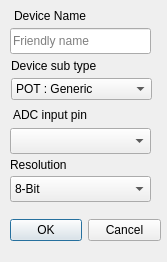
<?xml version="1.0" encoding="UTF-8"?>
<ui version="4.0">
 <class>Dialog_config_adc</class>
 <widget class="QDialog" name="Dialog_config_adc">
  <property name="geometry">
   <rect>
    <x>0</x>
    <y>0</y>
    <width>167</width>
    <height>262</height>
   </rect>
  </property>
  <property name="windowTitle">
   <string>Dialog</string>
  </property>
  <property name="windowIcon">
   <iconset resource="ezlopi.qrc">
    <normaloff>:/res/icon.png</normaloff>:/res/icon.png</iconset>
  </property>
  <widget class="QDialogButtonBox" name="buttonBox">
   <property name="geometry">
    <rect>
     <x>10</x>
     <y>210</y>
     <width>151</width>
     <height>41</height>
    </rect>
   </property>
   <property name="orientation">
    <enum>Qt::Horizontal</enum>
   </property>
   <property name="standardButtons">
    <set>QDialogButtonBox::Cancel|QDialogButtonBox::Ok</set>
   </property>
  </widget>
  <widget class="QLineEdit" name="lineEdit_device_name">
   <property name="geometry">
    <rect>
     <x>10</x>
     <y>28</y>
     <width>141</width>
     <height>26</height>
    </rect>
   </property>
   <property name="placeholderText">
    <string>Friendly name</string>
   </property>
  </widget>
  <widget class="QComboBox" name="comboBox_ADC_subtype">
   <property name="geometry">
    <rect>
     <x>11</x>
     <y>78</y>
     <width>141</width>
     <height>22</height>
    </rect>
   </property>
   <item>
    <property name="text">
     <string>POT : Generic</string>
    </property>
   </item>
  </widget>
  <widget class="QLabel" name="label_device_name">
   <property name="geometry">
    <rect>
     <x>14</x>
     <y>6</y>
     <width>121</width>
     <height>20</height>
    </rect>
   </property>
   <property name="text">
    <string>Device Name</string>
   </property>
  </widget>
  <widget class="QLabel" name="label_adc_gpio">
   <property name="geometry">
    <rect>
     <x>13</x>
     <y>105</y>
     <width>121</width>
     <height>20</height>
    </rect>
   </property>
   <property name="text">
    <string>ADC input pin</string>
   </property>
  </widget>
  <widget class="QLabel" name="label_adc_resolution">
   <property name="geometry">
    <rect>
     <x>10</x>
     <y>155</y>
     <width>101</width>
     <height>20</height>
    </rect>
   </property>
   <property name="text">
    <string>Resolution</string>
   </property>
  </widget>
  <widget class="QComboBox" name="comboBox_adc_gpio">
   <property name="geometry">
    <rect>
     <x>10</x>
     <y>128</y>
     <width>141</width>
     <height>26</height>
    </rect>
   </property>
  </widget>
  <widget class="QLabel" name="label_device_sub_type">
   <property name="geometry">
    <rect>
     <x>11</x>
     <y>58</y>
     <width>121</width>
     <height>16</height>
    </rect>
   </property>
   <property name="text">
    <string>Device sub type</string>
   </property>
  </widget>
  <widget class="QComboBox" name="comboBox_adc_resolution">
   <property name="geometry">
    <rect>
     <x>10</x>
     <y>176</y>
     <width>141</width>
     <height>26</height>
    </rect>
   </property>
   <item>
    <property name="text">
     <string>8-Bit</string>
    </property>
   </item>
   <item>
    <property name="text">
     <string>10-Bit</string>
    </property>
   </item>
   <item>
    <property name="text">
     <string>12-Bit</string>
    </property>
   </item>
  </widget>
 </widget>
 <resources>
  <include location="ezlopi.qrc"/>
 </resources>
 <connections>
  <connection>
   <sender>buttonBox</sender>
   <signal>accepted()</signal>
   <receiver>Dialog_config_adc</receiver>
   <slot>accept()</slot>
   <hints>
    <hint type="sourcelabel">
     <x>248</x>
     <y>254</y>
    </hint>
    <hint type="destinationlabel">
     <x>157</x>
     <y>274</y>
    </hint>
   </hints>
  </connection>
  <connection>
   <sender>buttonBox</sender>
   <signal>rejected()</signal>
   <receiver>Dialog_config_adc</receiver>
   <slot>reject()</slot>
   <hints>
    <hint type="sourcelabel">
     <x>316</x>
     <y>260</y>
    </hint>
    <hint type="destinationlabel">
     <x>286</x>
     <y>274</y>
    </hint>
   </hints>
  </connection>
 </connections>
</ui>
